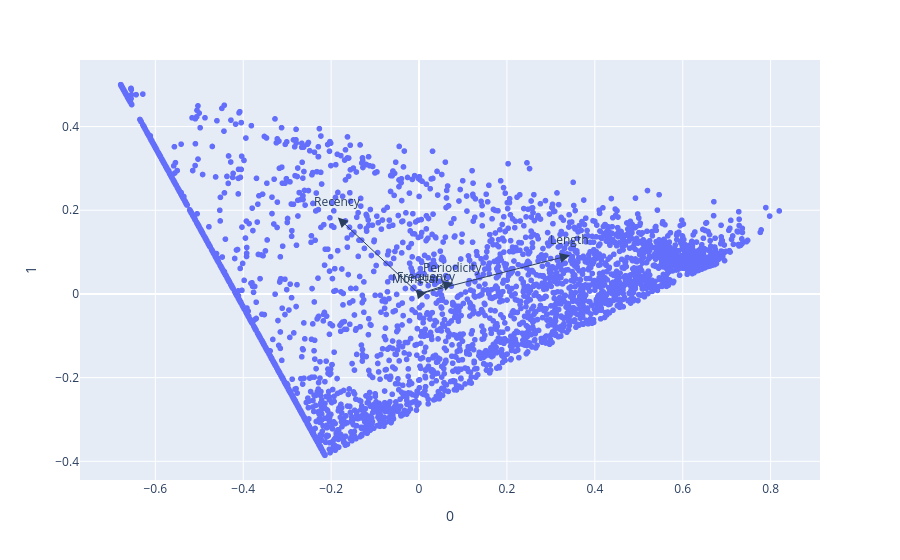

This figure's notebook cell:
### Markdown cell above
### 1.3.3 Análisis de los Loadings de PCA [0.5 puntos]
Antes de continuar con la etapa de clustering, analice los *loadings* (pesos o coeficientes) de las componentes principales obtenidas con PCA. 

Utilice el siguiente tutorial para visualizarlos: https://plotly.com/python/pca-visualization/

- Calcule y reporte los *loadings* de las dos primeras componentes principales.
- Interprete qué características (**LRMFP**) son más relevantes en cada componente.
- Visualice los *loadings* usando un gráfico de barras para cada componente.

### Code cell
# Código para calcular loadings.

pca = pipeline_pca["Reducción de dimensionalidad"]
loadings = pca.components_.T * np.sqrt(pca.explained_variance_)

print(f"Loadings de las 2 principales componentes: \n{loadings}")

fig = px.scatter(pca_proj, x=0, y=1)

for i, feature in enumerate(features):
    fig.add_annotation(
        ax=0, ay=0,
        axref="x", ayref="y",
        x=loadings[i, 0],
        y=loadings[i, 1],
        showarrow=True,
        arrowsize=2,
        arrowhead=2,
        xanchor="right",
        yanchor="top"
    )
    fig.add_annotation(
        x=loadings[i, 0],
        y=loadings[i, 1],
        ax=0, ay=0,
        xanchor="center",
        yanchor="bottom",
        text=feature,
        yshift=5,
    )
fig.show()

### Figure 1 — Plotly figure (JSON) as saved in the notebook; plotly's stock layout.template omitted (floating-point values rounded to 4 significant figures; data arrays with more than 128 entries replaced by an {"elided": "..."} marker saying what was removed)
{"data": [{"hovertemplate": "0=%{x}<br>1=%{y}<extra></extra>", "legendgroup": "", "marker": {"color": "#636efa", "symbol": "circle"}, "mode": "markers", "name": "", "showlegend": false, "type": "scattergl", "x": {"elided": "4314 float values"}, "xaxis": "x", "y": {"elided": "4314 float values"}, "yaxis": "y"}], "layout": {"annotations": [{"arrowhead": 2, "arrowsize": 2, "ax": 0, "axref": "x", "ay": 0, "ayref": "y", "showarrow": true, "x": 0.3431, "xanchor": "right", "y": 0.09221, "yanchor": "top"}, {"ax": 0, "ay": 0, "text": "Length", "x": 0.3431, "xanchor": "center", "y": 0.09221, "yanchor": "bottom", "yshift": 5}, {"arrowhead": 2, "arrowsize": 2, "ax": 0, "axref": "x", "ay": 0, "ayref": "y", "showarrow": true, "x": -0.1847, "xanchor": "right", "y": 0.1828, "yanchor": "top"}, {"ax": 0, "ay": 0, "text": "Recency", "x": -0.1847, "xanchor": "center", "y": 0.1828, "yanchor": "bottom", "yshift": 5}, {"arrowhead": 2, "arrowsize": 2, "ax": 0, "axref": "x", "ay": 0, "ayref": "y", "showarrow": true, "x": 0.01771, "xanchor": "right", "y": 0.003549, "yanchor": "top"}, {"ax": 0, "ay": 0, "text": "Frequency", "x": 0.01771, "xanchor": "center", "y": 0.003549, "yanchor": "bottom", "yshift": 5}, {"arrowhead": 2, "arrowsize": 2, "ax": 0, "axref": "x", "ay": 0, "ayref": "y", "showarrow": true, "x": 0.001815, "xanchor": "right", "y": -0.0004547, "yanchor": "top"}, {"ax": 0, "ay": 0, "text": "Monetary", "x": 0.001815, "xanchor": "center", "y": -0.0004547, "yanchor": "bottom", "yshift": 5}, {"arrowhead": 2, "arrowsize": 2, "ax": 0, "axref": "x", "ay": 0, "ayref": "y", "showarrow": true, "x": 0.07786, "xanchor": "right", "y": 0.02658, "yanchor": "top"}, {"ax": 0, "ay": 0, "text": "Periodicity", "x": 0.07786, "xanchor": "center", "y": 0.02658, "yanchor": "bottom", "yshift": 5}], "legend": {"tracegroupgap": 0}, "margin": {"t": 60}, "xaxis": {"anchor": "y", "domain": [0, 1], "title": {"text": "0"}}, "yaxis": {"anchor": "x", "domain": [0, 1], "title": {"text": "1"}}}}
